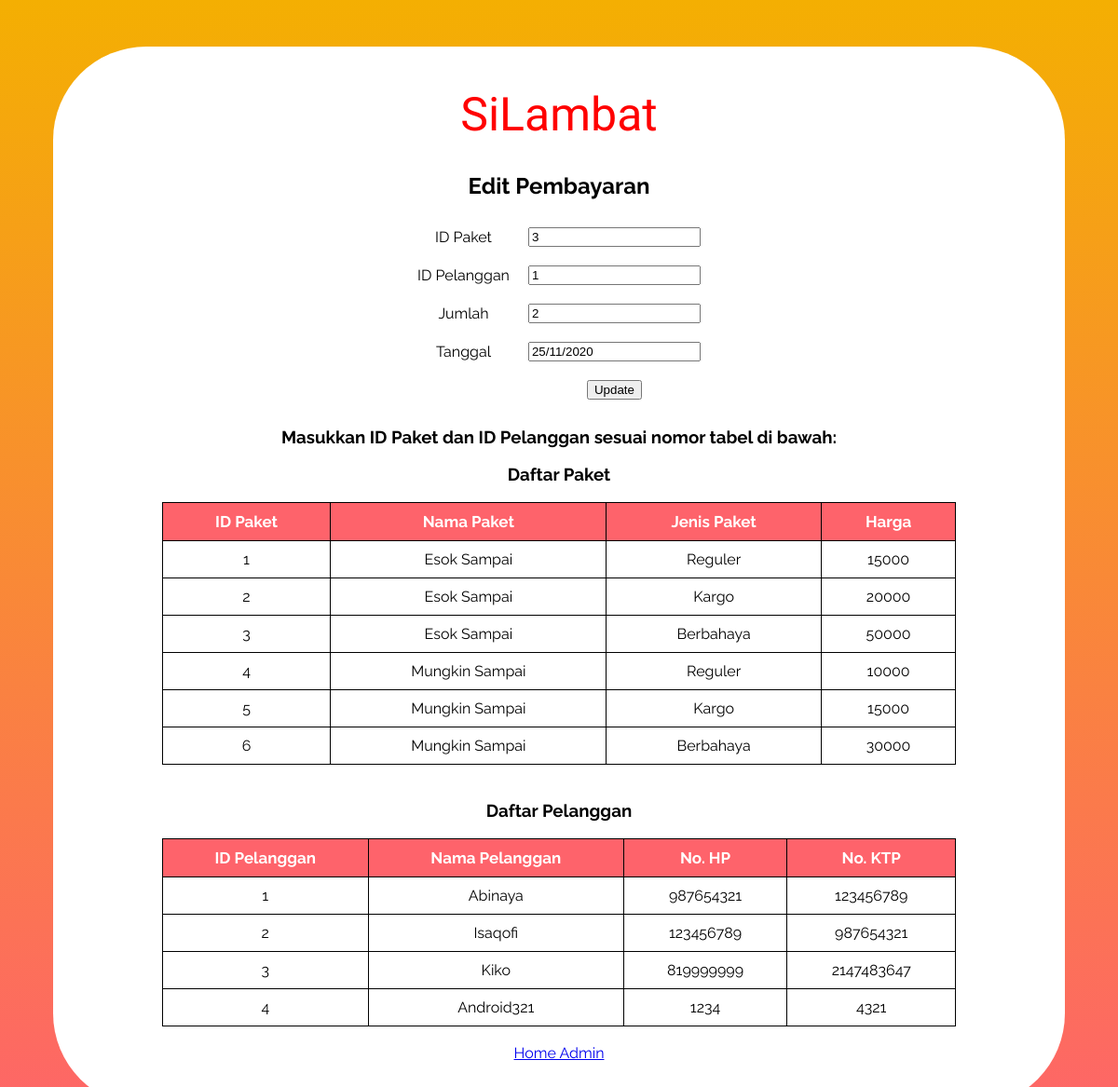
/editPembayaran.php?id_transaksi=1, run on the app's committed database.
### tables this page shows
CREATE TABLE `pembayaran` (
  `id_transaksi` int(3) NOT NULL,
  `id_pelanggan` int(3) NOT NULL,
  `id_paket` int(3) NOT NULL,
  `tanggal` varchar(20) NOT NULL,
  `jumlah` int(16) NOT NULL,
  `is_delete` bit(1) NOT NULL DEFAULT b'0'
);

CREATE TABLE `paket` (
  `id_paket` int(3) NOT NULL,
  `nama_paket` varchar(20) NOT NULL,
  `jenis_paket` varchar(20) NOT NULL,
  `harga` int(100) NOT NULL,
  `is_delete` bit(1) NOT NULL DEFAULT b'0'
);

CREATE TABLE `pelanggan` (
  `id_pelanggan` int(3) NOT NULL,
  `nama` varchar(100) NOT NULL,
  `no_ktp` int(20) NOT NULL,
  `no_hp` int(20) NOT NULL,
  `is_delete` bit(1) NOT NULL DEFAULT b'0'
);

### editPembayaran.php (the view, shortened to what this page needs)
<?php
    include_once("config.php");
    $listpaket = mysqli_query($link, "SELECT * FROM paket WHERE is_delete=0 ORDER BY id_paket");
    $listpelanggan = mysqli_query($link, "SELECT * FROM pelanggan WHERE is_delete=0 ORDER BY id_pelanggan");
?>
<?php
    $id_transaksi = $_GET['id_transaksi'];
    $result_pembayaran = mysqli_query($link, "SELECT * FROM pembayaran WHERE id_transaksi=$id_transaksi");
    while($nota = mysqli_fetch_array($result_pembayaran)) {
        $id_paket = $nota['id_paket'];
        $id_pelanggan = $nota['id_pelanggan'];
        $jumlah = $nota['jumlah'];
        $tanggal = $nota['tanggal'];
    }
?>
<!DOCTYPE html>
<html lang="en">
    <head>
    </head>
    <body>
    <div class="Tabel">
        <div class="Judul">
        <h1 class="my-5">SiLambat</h1>
        </div>
    <h2>Edit Pembayaran</h2>
        <form name="update_pembayaran" method="post" action="editPembayaran.php">
            <table border="0">
                <tr>
                    <td>ID Paket</td>
                    <td><input type="text" name="id_paket" value=<?php echo $id_paket;?>></td>
                </tr>
                <tr>
                    <td>ID Pelanggan</td>
                    <td><input type="text" name="id_pelanggan" value=<?php echo $id_pelanggan;?>></td>
                </tr>
                <tr>
                    <td>Jumlah</td>
                    <td><input type="text" name="jumlah" value=<?php echo $jumlah;?>></td>
                </tr>
                <tr>
                    <td>Tanggal</td>
                    <td><input type="text" name="tanggal" value=<?php echo $tanggal;?>></td>
                </tr>
                <tr>
                    <td><input type="hidden" name="id_transaksi" value=<?php echo $_GET['id_transaksi'];?>></td>
                    <td><input type="submit" name="update" value="Update"></td>
                </tr>
            </table>
        </form>
        <h3>Masukkan ID Paket dan ID Pelanggan sesuai nomor tabel di bawah:</h3>
        <h3>Daftar Paket</h3>
        <table width='80%' border=1>
        <tr>
                <th>ID Paket</th> <th>Nama Paket</th> <th>Jenis Paket</th> <th>Harga</th>
            </tr>
            <?php
                while($item = mysqli_fetch_array($listpaket)) {
                    echo "<tr>";
                    echo "<td>".$item['id_paket']."</td>";
                    echo "<td>".$item['nama_paket']."</td>";
                    echo "<td>".$item['jenis_paket']."</td>";
                    echo "<td>".$item['harga']."</td>";
                }
            ?>
        </table><br>
        <h3>Daftar Pelanggan</h3>
        <table width='80%' border=1>
        <tr>
                <th>ID Pelanggan</th> <th>Nama Pelanggan</th> <th>No. HP</th> <th>No. KTP</th>
            </tr>
            <?php
                while($item = mysqli_fetch_array($listpelanggan)) {
                    echo "<tr>";
                    echo "<td>".$item['id_pelanggan']."</td>";
                    echo "<td>".$item['nama']."</td>";
                    echo "<td>".$item['no_hp']."</td>";
                    echo "<td>".$item['no_ktp']."</td>";
                }
            ?>
        </table>
        <br/>
            <a href="homeadmin.php">Home Admin</a>
            <br/>
            <br/></br>
    </body>
</html>

### editPembayaran.php (style rules this page uses)
body { font: 16px Raleway; text-align: center; background-color: rgb(255, 255, 255); background: linear-gradient(to top, #fe636b, #f4af02) no-repeat center fixed; background-size: cover; }
table { margin-left: auto; margin-right: auto; border-color: rgb(0, 0, 0); border-collapse: collapse; }
h1 { font: 50px Norican; margin-left: 10px; margin-right: 10px; color: rgb(255, 0, 0); }
h2 { text-align: center; }
table { margin-left: auto; margin-right: auto; }
th { padding: 10px 10px 10px 10px; text-align: center; font-weight: bold; font-size: 17px; background-color: rgb(254, 99, 107); color: rgb(255, 255, 255); }
tr { text-align: center; color: rgb(0, 0, 0); }
td { padding: 10px 10px 10px 10px; color: rgb(0, 0, 0); }
.Tabel { width: 90%; padding: 10px 10px 10px 10px; margin-top: 50px; margin-bottom: 50px; margin-left: auto; margin-right: auto; background-color: rgb(255, 255, 255); border-radius: 100px; }

### data on the page
pembayaran: id_paket "3", id_pelanggan "1", jumlah "2", tanggal "25/11/2020"
paket: id_paket "1", nama_paket "Esok Sampai", jenis_paket "Reguler", harga "15000"
paket: id_paket "2", nama_paket "Esok Sampai", jenis_paket "Kargo", harga "20000"
paket: id_paket "3", nama_paket "Esok Sampai", jenis_paket "Berbahaya", harga "50000"
paket: id_paket "4", nama_paket "Mungkin Sampai", jenis_paket "Reguler", harga "10000"
paket: id_paket "5", nama_paket "Mungkin Sampai", jenis_paket "Kargo", harga "15000"
paket: id_paket "6", nama_paket "Mungkin Sampai", jenis_paket "Berbahaya", harga "30000"
pelanggan: id_pelanggan "1", nama "Abinaya", no_hp "987654321", no_ktp "123456789"
pelanggan: id_pelanggan "2", nama "Isaqofi", no_hp "123456789", no_ktp "987654321"
pelanggan: id_pelanggan "3", nama "Kiko", no_hp "819999999", no_ktp "2147483647"
pelanggan: id_pelanggan "4", nama "Android321", no_hp "1234", no_ktp "4321"
